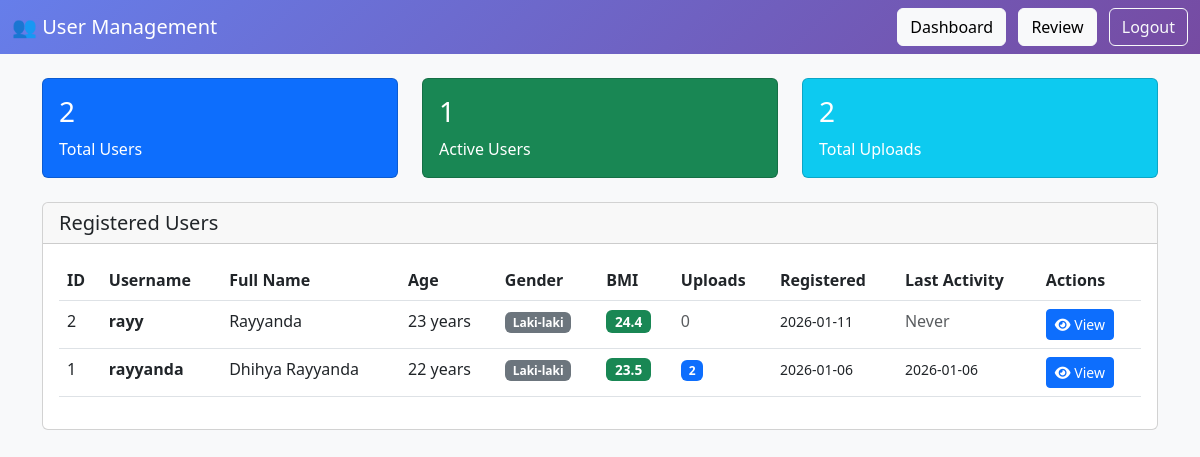
Page /admin/users (signed in) on the earlier database version.
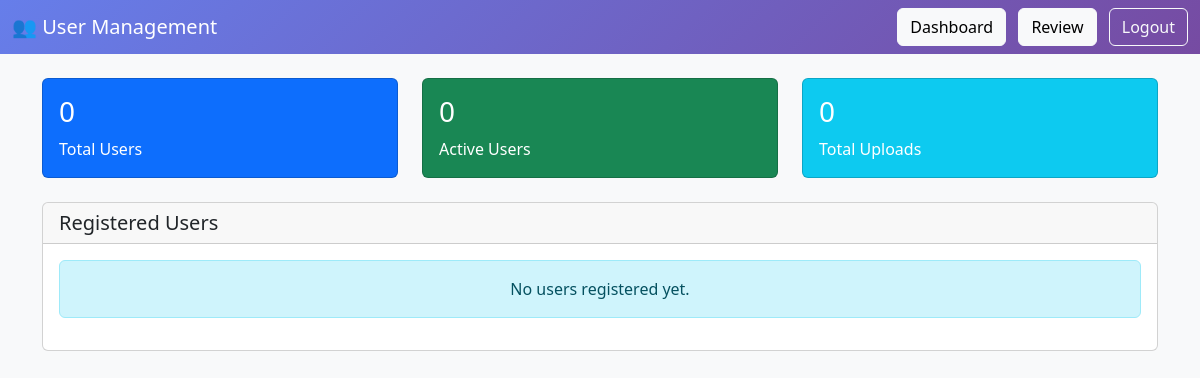
Same page on the later database version.
### tables this page shows
CREATE TABLE users (
            id INTEGER PRIMARY KEY AUTOINCREMENT,
            username TEXT UNIQUE NOT NULL,
            password TEXT NOT NULL,
            full_name TEXT NOT NULL,
            birth_date TEXT,
            age INTEGER,
            gender TEXT,
            weight REAL,
            height REAL,
            bmi REAL,
            medical_history TEXT,
            family_history TEXT,
            outdoor_activity TEXT,
            created_at TIMESTAMP DEFAULT CURRENT_TIMESTAMP,
            last_login TIMESTAMP
        );

### app.py (the view)
@app.route('/admin/users')
@login_required
def admin_users():
    users = database.get_all_users()
    return render_template('admin_users.html', users=users)

### app.py (called while the page is built)
def login_required(f):
    @wraps(f)
    def decorated_function(*args, **kwargs):
        if 'admin_logged_in' not in session:
            return redirect(url_for('admin_login'))
        return f(*args, **kwargs)
    return decorated_function

### database.py (called while the page is built)
def get_db_connection():
    conn = sqlite3.connect(DB_PATH)
    conn.row_factory = sqlite3.Row
    return conn

def get_all_users():
    conn = get_db_connection()
    users = conn.execute('''
        SELECT
            users.*,
            COUNT(uploads.id) as total_uploads,
            MAX(uploads.uploaded_at) as last_upload
        FROM users
        LEFT JOIN uploads ON users.id = uploads.user_id
        GROUP BY users.id
        ORDER BY users.created_at DESC
    ''').fetchall()
    conn.close()
    return users

### templates/admin_users.html (shortened to what the changed rows need)
<!DOCTYPE html>
<html lang="en">
<head>
    <link href="https://cdn.jsdelivr.net/npm/bootstrap@5.3.0/dist/css/bootstrap.min.css" rel="stylesheet">
    <link rel="stylesheet" href="https://cdnjs.cloudflare.com/ajax/libs/font-awesome/6.4.0/css/all.min.css">
</head>
<body>
    <div class="container">
        <div class="row mb-4">
            <div class="col-md-4">
                <div class="card bg-primary text-white">
                    <div class="card-body">
                        <h3>{{ users|length }}</h3>
                        <p class="mb-0">Total Users</p>
                    </div>
                </div>
            </div>
            <div class="col-md-4">
                <div class="card bg-success text-white">
                    <div class="card-body">
                        <h3>{{ users|selectattr('total_uploads', 'gt', 0)|list|length }}</h3>
                        <p class="mb-0">Active Users</p>
                    </div>
                </div>
            </div>
            <div class="col-md-4">
                <div class="card bg-info text-white">
                    <div class="card-body">
                        <h3>{{ users|sum(attribute='total_uploads') }}</h3>
                        <p class="mb-0">Total Uploads</p>
                    </div>
                </div>
            </div>
        </div>
        <div class="card">
            <div class="card-body">
                {% if users|length == 0 %}
                <div class="alert alert-info text-center">
                    No users registered yet.
                </div>
                {% else %}
                <div class="table-responsive">
                    <table class="table table-hover">
                        <thead>
                            <tr>
                                <th>ID</th>
                                <th>Username</th>
                                <th>Full Name</th>
                                <th>Age</th>
                                <th>Gender</th>
                                <th>BMI</th>
                                <th>Uploads</th>
                                <th>Registered</th>
                                <th>Last Activity</th>
                                <th>Actions</th>
                            </tr>
                        </thead>
                        <tbody>
                            {% for user in users %}
                            <tr>
                                <td>{{ user.id }}</td>
                                <td>
                                    <strong>{{ user.username }}</strong>
                                </td>
                                <td>{{ user.full_name }}</td>
                                <td>
                                    {% if user.age %}
                                    {{ user.age }} years
                                    {% else %}
                                    <span class="text-muted">-</span>
                                    {% endif %}
                                </td>
                                <td>
                                    {% if user.gender %}
                                    <span class="badge bg-secondary">{{ user.gender }}</span>
                                    {% else %}
                                    <span class="text-muted">-</span>
                                    {% endif %}
                                </td>
                                <td>
                                    {% if user.bmi %}
                                    <span class="badge badge-bmi
                                        {% if user.bmi < 18.5 %}bg-info
                                        {% elif user.bmi < 25 %}bg-success
                                        {% elif user.bmi < 30 %}bg-warning
                                        {% else %}bg-danger{% endif %}">
                                        {{ "%.1f"|format(user.bmi) }}
                                    </span>
                                    {% else %}
                                    <span class="text-muted">-</span>
                                    {% endif %}
                                </td>
                                <td>
                                    {% if user.total_uploads > 0 %}
                                    <span class="badge bg-primary">{{ user.total_uploads }}</span>
                                    {% else %}
                                    <span class="text-muted">0</span>
                                    {% endif %}
                                </td>
                                <td>
                                    <small>{{ user.created_at[:10] }}</small>
                                </td>
                                <td>
                                    {% if user.last_upload %}
                                    <small>{{ user.last_upload[:10] }}</small>
                                    {% else %}
                                    <span class="text-muted">Never</span>
                                    {% endif %}
                                </td>
                                <td>
                                    <a href="{{ url_for('admin_user_detail', user_id=user.id) }}"
                                       class="btn btn-sm btn-primary">
                                        <i class="fas fa-eye"></i> View
                                    </a>
                                </td>
                            </tr>
                            {% endfor %}
                        </tbody>
                    </table>
                </div>
                {% endif %}
            </div>
        </div>
    </div>
</body>
</html>

Differences in the rows shown:
removed users: id "2", username "rayy", full_name "Rayyanda", age "23", gender "Laki-laki", bmi "24.4", shows "0", created_at "2026-01-11", shows "Never"
removed users: id "1", username "rayyanda", full_name "Dhihya Rayyanda", age "22", gender "Laki-laki", bmi "23.5", total_uploads "2", created_at "2026-01-06", last_upload "2026-01-06"
Other differences:
{{ users|length }}: "2" → "0"
{{ users|selectattr('total_uploads', 'gt', 0)|list|length }}: "1" → "0"
{{ users|sum(attribute='total_uploads') }}: "2" → "0"
text no longer shown: "ID Username Full Name Age Gender BMI Uploads Registered Last Activity Actions"
text now shown: "No users registered yet."
